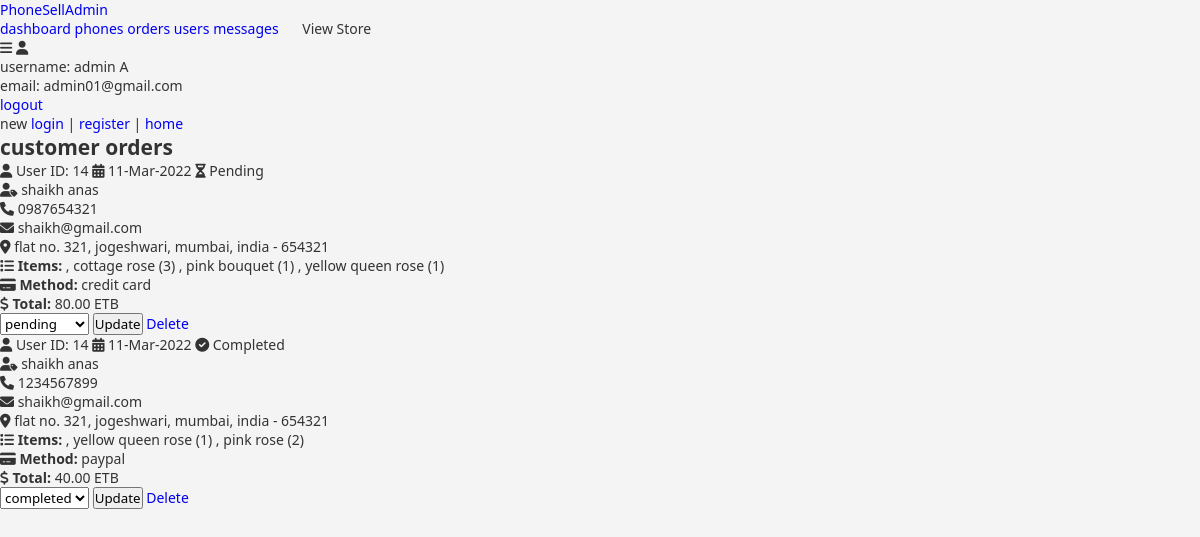
Page /admin/orders.php (signed in) on the committed database.
### tables this page shows
CREATE TABLE `orders` (
  `id` int(100) NOT NULL,
  `user_id` int(100) NOT NULL,
  `name` varchar(100) NOT NULL,
  `number` varchar(12) NOT NULL,
  `email` varchar(100) NOT NULL,
  `method` varchar(50) NOT NULL,
  `address` varchar(500) NOT NULL,
  `total_products` varchar(1000) NOT NULL,
  `total_price` int(100) NOT NULL,
  `placed_on` varchar(50) NOT NULL,
  `payment_status` varchar(20) NOT NULL DEFAULT 'pending'
);

### admin/orders.php (the view, shortened to what this page needs)
<?php
@include '../includes/config.php';
?>
<!DOCTYPE html>
<html lang="en">
<head>
   <link rel="stylesheet" href="https://cdnjs.cloudflare.com/ajax/libs/font-awesome/6.0.0/css/all.min.css">
   <link rel="stylesheet" href="../assets/css/admin_style.css">
</head>
<body>
<?php @include '../includes/admin_header.php'; ?>
<section class="placed-orders">
   <h1 class="title">customer orders</h1>
   <div class="box-container">
      <?php
      $select_orders = mysqli_query($conn, "SELECT * FROM `orders`") or die('query failed');
      if(mysqli_num_rows($select_orders) > 0){
         while($fetch_orders = mysqli_fetch_assoc($select_orders)){
      ?>
      <div class="admin-order-card">
         <div class="admin-order-header">
            <span class="admin-order-user"><i class="fas fa-user"></i> User ID: <?php echo $fetch_orders['user_id']; ?></span>
            <span class="admin-order-date"><i class="fas fa-calendar-alt"></i> <?php echo $fetch_orders['placed_on']; ?></span>
            <span class="admin-order-status <?php echo $fetch_orders['payment_status'] == 'pending' ? 'pending' : 'paid'; ?>">
               <i class="fas fa-<?php echo $fetch_orders['payment_status'] == 'pending' ? 'hourglass-half' : 'check-circle'; ?>"></i>
               <?php echo htmlspecialchars(ucfirst($fetch_orders['payment_status'])); ?>
            </span>
         </div>
         <div class="admin-order-body">
            <div class="admin-order-info">
               <div><i class="fas fa-user-tag"></i> <?php echo htmlspecialchars($fetch_orders['name']); ?></div>
               <div><i class="fas fa-phone"></i> <?php echo htmlspecialchars($fetch_orders['number']); ?></div>
               <div><i class="fas fa-envelope"></i> <?php echo htmlspecialchars($fetch_orders['email']); ?></div>
               <div><i class="fas fa-map-marker-alt"></i> <?php echo htmlspecialchars($fetch_orders['address']); ?></div>
            </div>
            <div class="admin-order-details">
               <div><i class="fas fa-list"></i> <strong>Items:</strong> <?php echo htmlspecialchars($fetch_orders['total_products']); ?></div>
               <div><i class="fas fa-credit-card"></i> <strong>Method:</strong> <?php echo htmlspecialchars($fetch_orders['method']); ?></div>
               <div class="admin-order-total"><i class="fas fa-dollar-sign"></i> <strong>Total:</strong> <?php echo number_format($fetch_orders['total_price'], 2); ?> ETB</div>
            </div>
         </div>
         <form action="" method="post" class="admin-order-actions">
            <select name="update_payment" class="admin-order-select">
               <option disabled selected><?php echo $fetch_orders['payment_status']; ?></option>
            </select>
            <input type="submit" name="update_order" value="Update" class="option-btn">
            <a href="orders.php?delete=<?php echo $fetch_orders['id']; ?>" class="delete-btn" onclick="return confirm('delete this order?');">Delete</a>
         </form>
      </div>
      <?php
         }
      }else{
         echo '<p class="empty">no phone orders placed yet!</p>';
      }
      ?>
   </div>
</section>
</body>
</html>

### assets/css/admin_style.css (style rules this page uses)
:root { --jiji-green: #3db83a; --jiji-orange: #ff9900; --jiji-bg: #f4f4f4; --text-black: #333; --text-gray: #7d7d7d; --white: #ffffff; --border: 1px solid #eee; --shadow: 0 2px 10px rgba(0,0,0,0.05); }
* { margin: 0; padding: 0; box-sizing: border-box; font-family: 'Segoe UI', Tahoma, Geneva, Verdana, sans-serif; text-decoration: none; outline: none; }
body { background: var(--jiji-bg); color: var(--text-black); font-size: 1.4rem; }
html { font-size: 62.5%; }

### rows in the picture
orders: user "14", placed_on "11-Mar-2022", payment_status "Pending", name "shaikh anas", number "0987654321", email "shaikh@gmail.com", address "flat no. 321, jogeshwari, mumbai, india - 654321", total_products ", cottage rose (3) , pink bouquet (1) , yellow queen rose (1)", method "credit card", total_price "80.00", update_payment "pending"
orders: user "14", placed_on "11-Mar-2022", payment_status "Completed", name "shaikh anas", number "1234567899", email "shaikh@gmail.com", address "flat no. 321, jogeshwari, mumbai, india - 654321", total_products ", yellow queen rose (1) , pink rose (2)", method "paypal", total_price "40.00", update_payment "completed"

### other values in the picture
$_SESSION['admin_name'] "admin A"
$_SESSION['admin_email'] "admin01@gmail.com"
